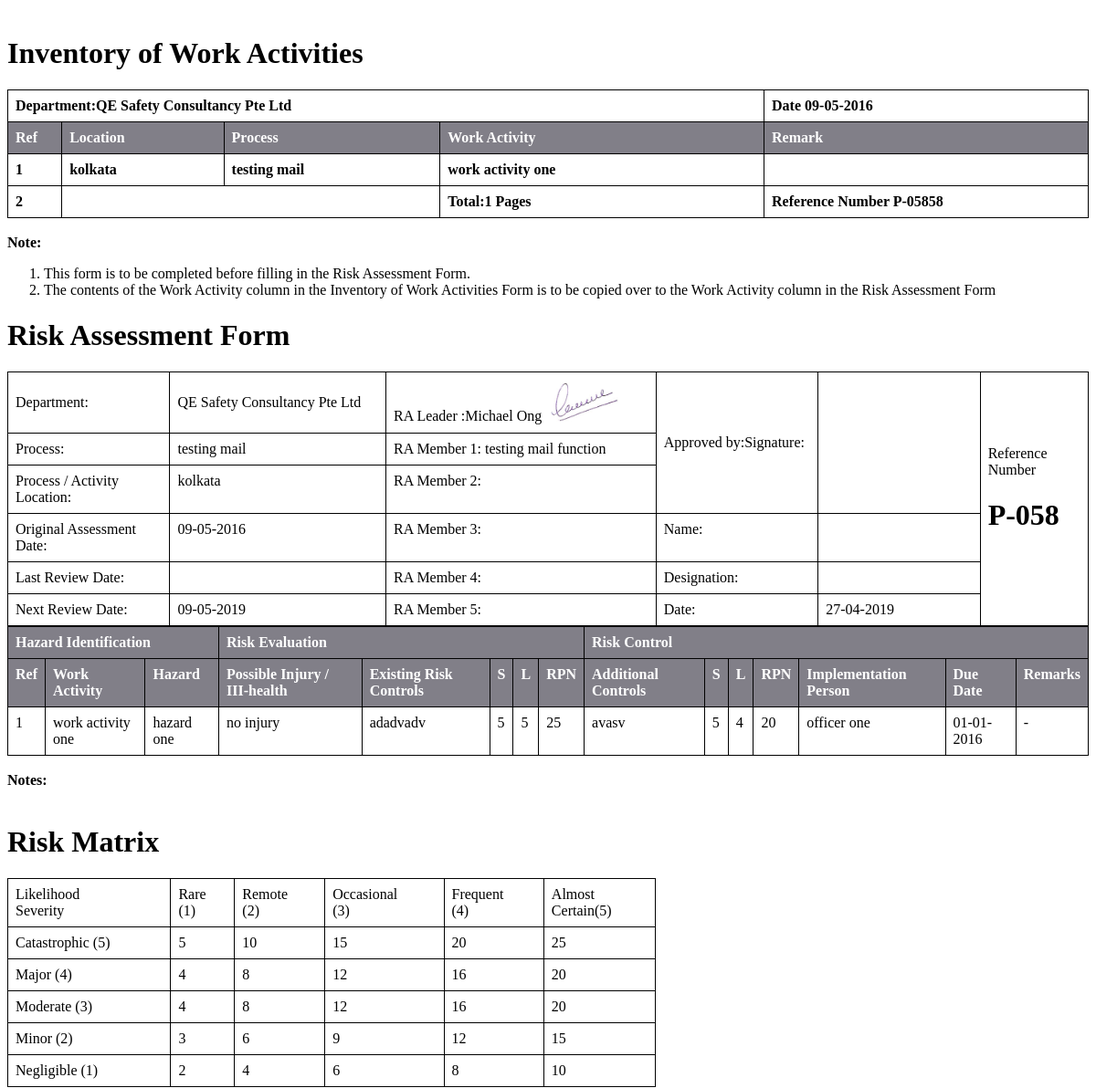
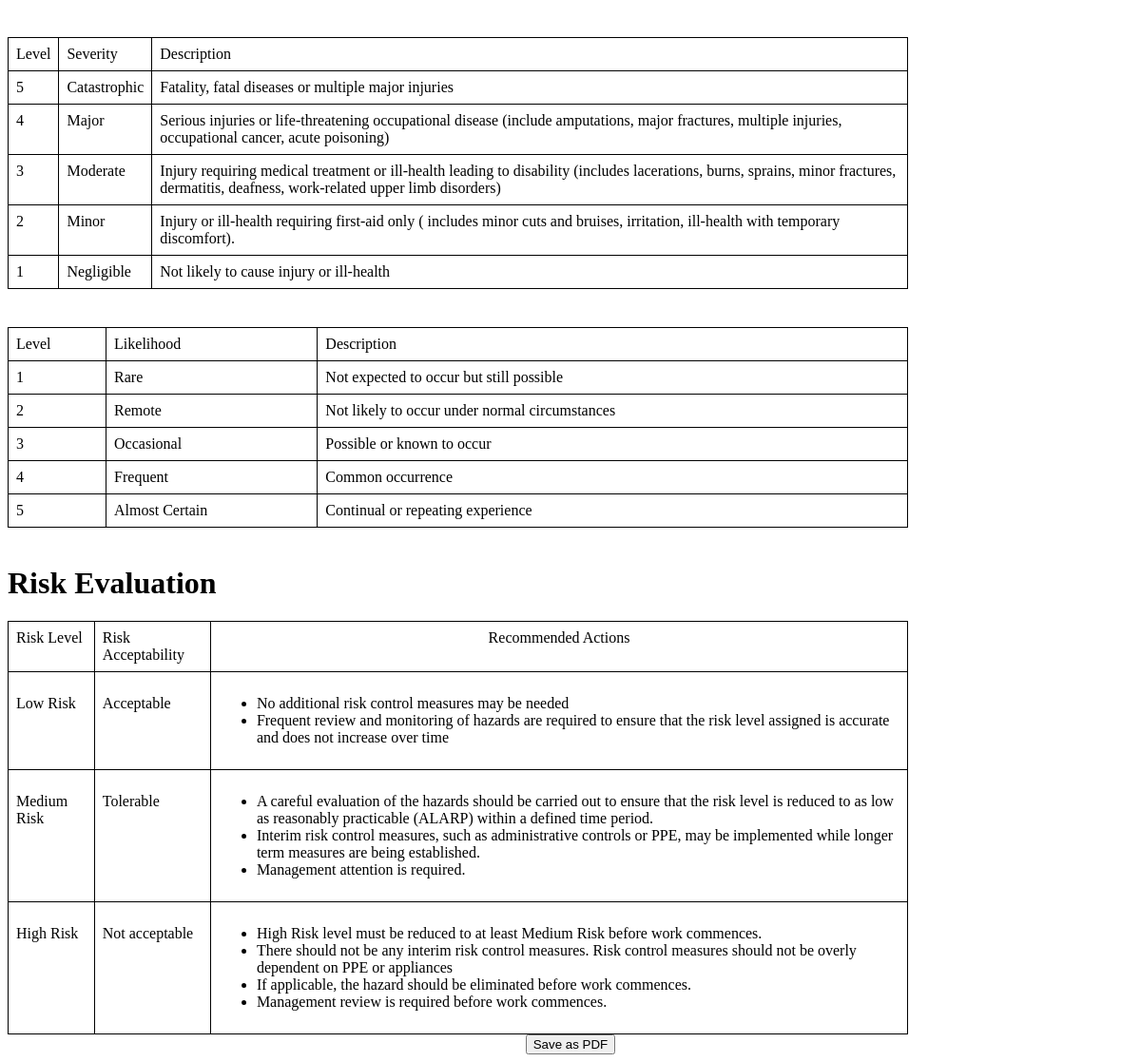
/companyreport.php?riskid=58 (signed in), run on the app's committed database (2 pictures, top to bottom).
### tables this page shows
CREATE TABLE `riskassessment` (
  `id` int(11) NOT NULL AUTO_INCREMENT,
  `createdBy` int(11) NOT NULL,
  `location` longtext NOT NULL,
  `process` longtext NOT NULL,
  `createdDate` datetime NOT NULL,
  `approveDate` datetime NOT NULL,
  `revisionDate` datetime NOT NULL,
  `approveBy` int(11) NOT NULL,
  `approverEmail` text NOT NULL,
  `status` int(11) NOT NULL COMMENT '0 outstanding 1 for draft 2 approved 3 archive',
  `NotifySignatureAdded` int(11) NOT NULL,
  `whenViewed` int(11) NOT NULL,
  `whenSignatureAdded` int(11) NOT NULL,
  `asTemplate` int(11) NOT NULL,
  `sendAttachment` int(11) NOT NULL,
  `signingReminders` int(11) NOT NULL,
  `sendReminder` int(11) NOT NULL,
  `afterFirstReminder` int(11) NOT NULL,
  `ecpireReminder` int(11) NOT NULL,
  PRIMARY KEY (`id`)
);

CREATE TABLE `workactivity` (
  `work_id` int(11) NOT NULL AUTO_INCREMENT,
  `riskId` int(11) NOT NULL,
  `name` varchar(200) NOT NULL,
  `created_by` varchar(200) NOT NULL,
  `created_on` datetime NOT NULL,
  `status` int(11) NOT NULL,
  PRIMARY KEY (`work_id`)
);

CREATE TABLE `staff_login` (
  `id` int(11) NOT NULL AUTO_INCREMENT,
  `email` varchar(100) NOT NULL,
  `password` varchar(100) NOT NULL,
  `name` varchar(200) NOT NULL,
  `designation` text NOT NULL,
  `age` int(11) NOT NULL,
  `sex` varchar(11) NOT NULL,
  `signature` varchar(100) NOT NULL,
  PRIMARY KEY (`id`)
);

CREATE TABLE `ramember` (
  `id` int(11) NOT NULL AUTO_INCREMENT,
  `riskid` int(11) NOT NULL,
  `name` text NOT NULL,
  `stauts` int(11) NOT NULL,
  PRIMARY KEY (`id`)
);

CREATE TABLE `hazard` (
  `hazard_id` int(11) NOT NULL AUTO_INCREMENT,
  `work_id` int(11) NOT NULL,
  `name` varchar(200) NOT NULL,
  `security` varchar(200) NOT NULL,
  `securitysecond` text NOT NULL,
  `accident` varchar(200) NOT NULL,
  `likehood` varchar(200) NOT NULL,
  `likehoodsecond` text NOT NULL,
  `risk_control` text NOT NULL,
  `risk_label` varchar(200) NOT NULL,
  `risk_additional` text NOT NULL,
  `action_officer` varchar(200) NOT NULL,
  `action_date` datetime NOT NULL,
  `status` int(11) NOT NULL,
  PRIMARY KEY (`hazard_id`)
);

CREATE TABLE `actionofficer` (
  `id` int(11) NOT NULL AUTO_INCREMENT,
  `hazardid` int(11) NOT NULL,
  `name` text NOT NULL,
  PRIMARY KEY (`id`)
);

### companyreport.php (the view, shortened to what the rows shown need)
<?php
include_once 'config.php';
 	?>
<!DOCTYPE html>
<html>
<head>
      </head>
<body>
    <div class="container">
<?php
        $sqlRisk = "SELECT * FROM riskassessment where id = $_GET[riskid]";
        $resultlRisk = mysqli_query($con, $sqlRisk);
        $risk = mysqli_fetch_assoc($resultlRisk);
        $getAllWorkSql = "SELECT * FROM `workactivity` WHERE `riskId` = ".$_GET['riskid']." ORDER BY  `work_id` ASC ";
        $resultAllWork=mysqli_query($con, $getAllWorkSql);
        $valueAllWork = mysqli_fetch_assoc($resultAllWork);
		$getAllUserSql = "SELECT * FROM `staff_login` WHERE `id` = ".$risk['createdBy']."";
        $resultAlluser=mysqli_query($con, $getAllUserSql);
        $valueAllUser = mysqli_fetch_assoc($resultAlluser);
?>
 <div id="risk_register" style="width:100%;margin-top:40px">
    <h1>Inventory of Work Activities</h1>
    <table id="risk_register_2" style="width:100%;">
        <tr >
                    <td rowspan="1" colspan="1" style="width:25%"><b>Date <?php echo $date = date('d-m-Y', strtotime($risk['createdDate']));?></b></td>
        </tr>
        <tr>
                     <td rowspan="1" ><b><?php echo $risk['location'];?></b></td>
                     <td rowspan="1" ><b><?php echo wordwrap ($risk['process'], 15, "\n", 1);?></b></td>
                     <td rowspan="1" ><b><?php echo $valueAllWork['name'];?></b></td>
                </tr>
     <tr>
                     <td rowspan="1" ><b>Reference Number P-0<?php echo $risk['id']; echo $risk['id'];?></b></td>
                </tr>
    </table>
    <br />
 </div>
<div id="risk_register" style="width:100%;" class="printbreak">
     <h1>Risk Assessment Form </h1>
        <?php
         $today = date('d-m-Y');
        $sqlSigning = "SELECT * FROM signing where riskid = $_GET[riskid]";
        $resultlSigning = mysqli_query($con, $sqlSigning);
        ?>
            <table id="risk_register_2" style="width:100%;">
            <?php
            $signee = mysqli_fetch_assoc($resultlSigning);
            $sqlRAMember = "SELECT * FROM  `ramember` WHERE  `riskid` = $_GET[riskid]";
            $resultlRAMember = mysqli_query($con, $sqlRAMember);
            ?>
            <tr >
                    <td rowspan="1" colspan="1" style="width:15%;vertical-align: middle;">Department:</td>
                    <td rowspan="1" colspan="1" style="width:20%;vertical-align: middle;">QE Safety Consultancy Pte Ltd</td>
                    <td rowspan="1" colspan="1" style="width:25%;vertical-align: middle;">RA Leader :<?php echo $valueAllUser['name'];?> <?php echo '<img width="80" src="staff/'.$valueAllUser["signature"].'"/>'; ?></td>
                    <td rowspan="3" colspan="1" style="width:15%;vertical-align: middle;">Approved by:Signature:</td>
                    <td rowspan="3" colspan="1" style="width:15%;vertical-align: middle;">
                     </td>
                    <td rowspan="6" colspan="1" style="width:10%;vertical-align: middle;">Reference Number<h1>P-0<?php echo $risk['id'];?></h1></td>
                </tr>
                 <tr>
                     <td rowspan="1" colspan="1" style="width:15%">Process:</td>
                     <td rowspan="1" colspan="1" style="width:20%"><?php echo wordwrap ($risk['process'], 15, "\n", 1);?></td>
                     <td rowspan="1" colspan="1" style="width:25%">RA Member 1: <?php $raMember = mysqli_fetch_assoc($resultlRAMember); echo $raMember['name'];?></td>
                </tr>
                <tr>
                     <td rowspan="1" colspan="1"style="width:15%">Process / Activity Location:</td>
                     <td rowspan="1" colspan="1" style="width:20%" ><?php echo $risk['location'];?></td>
                     <td rowspan="1" colspan="1" style="width:25%">RA Member 2: <?php $raMember = mysqli_fetch_assoc($resultlRAMember); echo $raMember['name'];?></td>
                </tr>
                <tr>
                     <td rowspan="1" colspan="1" style="width:15%">Original Assessment Date:</td>
                     <td rowspan="1" colspan="1" style="width:20%"><?php echo $date = date('d-m-Y', strtotime($risk['createdDate']));?></td>
                     <td rowspan="1" colspan="1" style="width:25%">RA Member 3:<?php $raMember = mysqli_fetch_assoc($resultlRAMember); echo $raMember['name'];?></td>
                     <td rowspan="1" colspan="1" style="width:15%">Name:</td>
                     <td rowspan="1" colspan="1" style="width:15%"><?php if($risk['status'] ==2){ echo $signee['name'];}?></td>
                </tr>
                 <tr>
                     <td rowspan="1" colspan="1" style="width:15%" >Next Review Date:</td>
                     <td rowspan="1" colspan="1" style="width:20%">
					 <?php
					 if($risk['approveDate'] !='0000-00-00 00:00:00')
                        {
                          echo $date = date('d-m-Y', strtotime('+3 years', strtotime($risk['approveDate'])));
                        }
                        else if($risk['createdDate'] != '0000-00-00 00:00:00')
                        {
							echo $date = date('d-m-Y', strtotime('+3 years', strtotime($risk['createdDate'])));
						}
						else
						{
							echo '';
						}
					 ?>
                     </td>
                     <td rowspan="1" colspan="1" style="width:25%">RA Member 5:<?php $raMember = mysqli_fetch_assoc($resultlRAMember); echo $raMember['name'];?></td>
                     <td rowspan="1" colspan="1" style="width:15%">Date:</td>
                     <td rowspan="1" colspan="1" style="width:15%"><?php echo $today;?></td>
                </tr>
                </table>
                <table style="width:100%;">
            <?php
                 $getAllWorkSql = "SELECT * FROM `workactivity` WHERE `riskId` = ".$_GET['riskid']." ORDER BY  `work_id` ASC ";
                 $resultAllWork=mysqli_query($con, $getAllWorkSql);
                $m=0;
				while($valueAllWork = mysqli_fetch_assoc($resultAllWork))
                {
                    $m++;
                  $getAllHazardsSql = "SELECT * FROM `hazard` WHERE `work_id` = ".$valueAllWork['work_id']." ORDER BY `hazard_id` ASC";
                 $resultAllHazards=mysqli_query($con, $getAllHazardsSql);
                 $totalHazards = mysqli_num_rows($resultAllHazards);
                    $hazrdsControl = 1;
                    while($hzardsValue = mysqli_fetch_assoc($resultAllHazards))
                    {
                        if($hazrdsControl == 1)
                        {
                ?>
                                <tr>
                                    <td rowspan="<?php echo $totalHazards;?>" colspan="1"> <?php echo $m; ?></td>
                                    <td rowspan="<?php echo $totalHazards;?>" colspan="1">  <?php echo $valueAllWork['name'];?></td>
                                    <td rowspan="1" colspan="1"> <?php echo $hzardsValue['name'];?></td>
                                    <td rowspan="1" colspan="1" style="text-align: justify;"> <?php echo $hzardsValue['accident'];?> </td>
                                    <td rowspan="1" colspan="1" style="text-align: justify;"> <?php echo wordwrap ($hzardsValue['risk_control'], 15, "\n", 1);?> </td>
                                    <td rowspan="1" colspan="1"> <?php echo $hzardsValue['security'];?></td>
                                    <td rowspan="1" colspan="1"> <?php echo $hzardsValue['likehood'];?> </td>
                                      <?php
									if($hzardsValue['likehood']=="-"|| $hzardsValue['security']=="-")
									{
										$RPN_TWO="-";
									}
									else
									{
										$RPN_TWO=$hzardsValue['security'] * $hzardsValue['likehood'];
									}
									?>
                                   <td rowspan="1" colspan="1"><?php echo $RPN_TWO;?>
                                     </td>
                                    <td rowspan="1" colspan="1"> <?php echo $hzardsValue['risk_additional'];?> </td>
                                    <?php
									if($hzardsValue['risk_additional']=="")
									{
										$securitysecond="-";
										$likehoodsecond="-";
										$RPN="-";
									}
									else
									{
										$securitysecond= $hzardsValue['securitysecond'];
										$likehoodsecond= $hzardsValue['likehoodsecond'];
										$RPN=$hzardsValue['securitysecond'] * $hzardsValue['likehoodsecond'];
									}
									?>
                                     <td rowspan="1" colspan="1"><?php echo $securitysecond;?></td>
                                     <td rowspan="1" colspan="1"><?php echo $likehoodsecond;?></td>
                                    <td rowspan="1" colspan="1"><?php echo $RPN;?>
                                     </td>
                                   <td rowspan="1" colspan="1"> <?php
                                         $getAllActtionOfficerSql = "SELECT * FROM `actionofficer` WHERE `hazardid` = ".$hzardsValue['hazard_id']."";
                                              $resultActtionOfficer = mysqli_query($con, $getAllActtionOfficerSql);
                                              while($valueAllActionOfficer = mysqli_fetch_assoc($resultActtionOfficer))
                                              {
                                                echo "<div>$valueAllActionOfficer[name]</div>";
                                              }
                                      ?> </td>
                                       <?php
									if($hzardsValue['risk_additional']=="")
									{
										$action_date="-";
									}
									else
									{
										$action_date= date('d-m-Y', strtotime($hzardsValue['action_date']));
									}
									?>
                                    <td rowspan="1" colspan="1"> <?php echo $action_date ;?> </td>
                                    <td rowspan="1" colspan="1"> - </td>
                                 </tr>
                                <?php
                            }
                            $hazrdsControl++;
                        }
			   }
                 ?>
            </table>
    </div>
<br>
 <div id="risk_register" style="width:60%;margin-top:40px" class="printbreak">
 <h1>Risk Matrix </h1>
</div>
<div id="risk_register" style="width:80%;margin-top:40px" class="printbreak">
<h1>Risk Evaluation</h1>
         </div>
 </div>
    </body>
    </html>

### data on the page
riskassessment: createdDate "09-05-2016", location "kolkata", process "testing mail", id "58", createdDate "09-05-2019"
workactivity: name "work activity one"
staff_login: name "Michael Ong", signature (picture)
ramember: name "testing mail function"
hazard: work.name "work activity one", name "hazard one", accident "no injury", risk_control "adadvadv", security "5", likehood "5", RPN_TWO "25", risk_additional "avasv", securitysecond "5", likehoodsecond "4", RPN "20", action_date "01-01-2016"
actionofficer: name "officer one"

### other printed values
$risCount+1 "2"
$totalWorkActivity "1"
